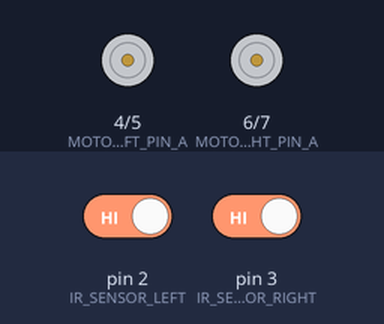
Recording of a sketch running on a simulated Arduino Uno, built with avr-gcc and run on an emulated ATmega328P. Parts: motor-driver pin pairs drawn as motors (green arrow = first pin HIGH = forward, orange = second pin HIGH = backward, longer = more drive, scaled by the enable pin). Inputs (shaded band) come from the test bench; at power-on: pin 2 (IR_SENSOR_LEFT) HIGH, pin 3 (IR_SENSOR_RIGHT) HIGH.

Above: at 1.2 s.
1.3 s: pin 2 (IR_SENSOR_LEFT) driven LOW
At 2.0 s:
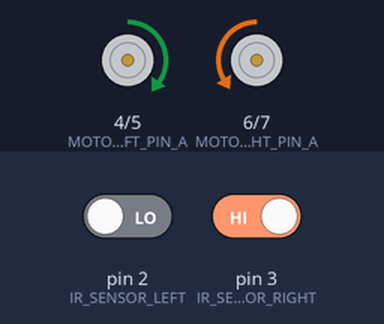
2.8 s: pin 3 (IR_SENSOR_RIGHT) driven LOW
At 4.0 s:
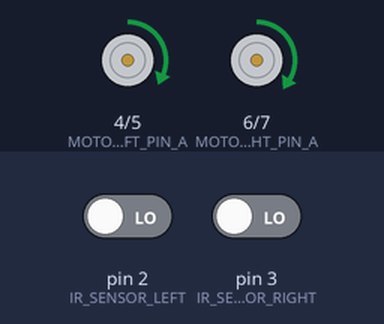
4.3 s: pin 2 (IR_SENSOR_LEFT) driven HIGH
At 4.9 s:
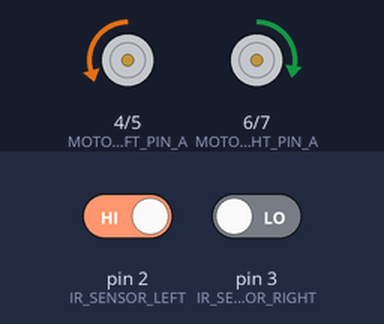
5.8 s: pin 3 (IR_SENSOR_RIGHT) driven HIGH
At 6.4 s:
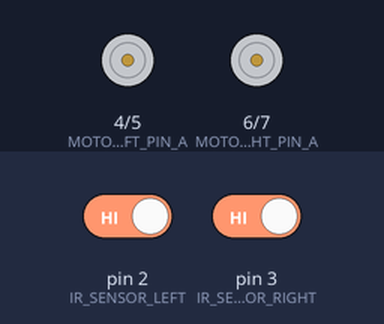
7.3 s: pin 2 (IR_SENSOR_LEFT) driven LOW
At 8.4 s:
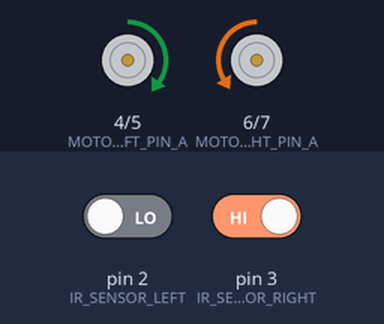
8.8 s: pin 2 (IR_SENSOR_LEFT) driven HIGH
At 9.9 s:
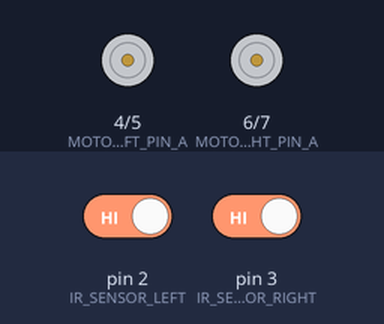
Timing chart, 0 to 11.3 s (numbered marks = the images above; inputs shaded):
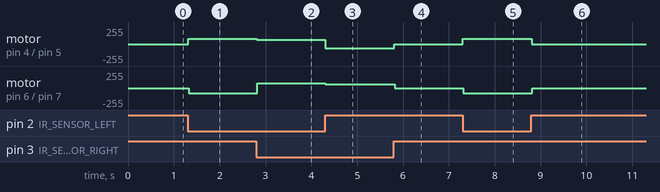

The sketch:

SimpleLineFollower_V2.ino
```cpp
#include "hal.h"

void setup() {
  pinMode(IR_SENSOR_LEFT, INPUT);
  pinMode(IR_SENSOR_RIGHT, INPUT);

  pinMode(MOTOR_LEFT_PIN_A, OUTPUT);
  pinMode(MOTOR_LEFT_PIN_B, OUTPUT);
  pinMode(ENCODE_LEFT_1_PIN, INPUT);
  pinMode(ENCODE_LEFT_2_PIN, INPUT);
  pinMode(MOTOR_LEFT_ENABLE, OUTPUT);

  pinMode(MOTOR_RIGHT_PIN_A, OUTPUT);
  pinMode(MOTOR_RIGHT_PIN_B, OUTPUT);
  pinMode(ENCODE_RIGHT_1_PIN, INPUT);
  pinMode(ENCODE_RIGHT_2_PIN, INPUT);
  pinMode(MOTOR_RIGHT_ENABLE, OUTPUT);

  Serial.begin(9600);
}
void forward() {
  //Moving left motor in forward direction
  digitalWrite(MOTOR_LEFT_PIN_A, HIGH);
  digitalWrite(MOTOR_LEFT_PIN_B, LOW);
  analogWrite(MOTOR_LEFT_ENABLE, MOTOR_SPEED_LEFT);
  delay(DELAY_TIME);

  //Moving right motor in forward direction
  digitalWrite(MOTOR_RIGHT_PIN_A, HIGH);
  digitalWrite(MOTOR_RIGHT_PIN_B, LOW);
  analogWrite(MOTOR_RIGHT_ENABLE, MOTOR_SPEED_RIGHT);
  delay(DELAY_TIME);
}
void left() {
  //Moving leftt motor in forward direction
  digitalWrite(MOTOR_LEFT_PIN_A, HIGH);
  digitalWrite(MOTOR_LEFT_PIN_B, LOW);
  analogWrite(MOTOR_LEFT_ENABLE, MOTOR_SPEED_LEFT + 15);
  delay(DELAY_TIME);

  //Moving right motor in reverse direction
  digitalWrite(MOTOR_RIGHT_PIN_A, LOW);
  digitalWrite(MOTOR_RIGHT_PIN_B, HIGH);
  analogWrite(MOTOR_RIGHT_ENABLE, MOTOR_SPEED_RIGHT);
  delay(DELAY_TIME);
}
void right() {
  //Moving left motor in reverse
  digitalWrite(MOTOR_LEFT_PIN_A, LOW);
  digitalWrite(MOTOR_LEFT_PIN_B, HIGH);
  analogWrite(MOTOR_LEFT_ENABLE, MOTOR_SPEED_LEFT - 5);
  delay(DELAY_TIME);

  //Moving right motor in forward direction
  digitalWrite(MOTOR_RIGHT_PIN_A, HIGH);
  digitalWrite(MOTOR_RIGHT_PIN_B, LOW);
  analogWrite(MOTOR_RIGHT_ENABLE, MOTOR_SPEED_RIGHT - 22);
  delay(DELAY_TIME);
}
void stop() {
  digitalWrite(MOTOR_LEFT_PIN_A, LOW);
  digitalWrite(MOTOR_LEFT_PIN_B, LOW);
  // analogWrite(MOTOR_LEFT_ENABLE, MOTOR_SPEED_LEFT);
  delay(DELAY_TIME);

  //stop right motor
  digitalWrite(MOTOR_RIGHT_PIN_A, LOW);
  digitalWrite(MOTOR_RIGHT_PIN_B, LOW);
  // analogWrite(MOTOR_RIGHT_ENABLE, MOTOR_SPEED_RIGHT);
  delay(DELAY_TIME);
}
void loop() {
  bool IR_LEFT_DATA = digitalRead(IR_SENSOR_LEFT);
  bool IR_RIGHT_DATA = digitalRead(IR_SENSOR_RIGHT);
  if (IR_LEFT_DATA == WHITE and IR_RIGHT_DATA == WHITE) {
    forward();
  }
  else if (IR_LEFT_DATA == WHITE and IR_RIGHT_DATA == BLACK) {
    left();
  }
  else if (IR_LEFT_DATA == BLACK and IR_RIGHT_DATA == WHITE) {
    right();
  }
  else {
    stop();
  }
}
```

hal.h
```cpp
#ifndef _HAL_H
  #define _HAL_H
  #define IR_SENSOR_LEFT 2
  #define IR_SENSOR_RIGHT 3

  #define MOTOR_LEFT_PIN_A 4
  #define MOTOR_LEFT_PIN_B 5
  #define MOTOR_LEFT_ENABLE 9

  #define MOTOR_RIGHT_PIN_A 6
  #define MOTOR_RIGHT_PIN_B 7
  #define MOTOR_RIGHT_ENABLE 10

  #define ENCODE_LEFT_1_PIN A0
  #define ENCODE_LEFT_2_PIN A1

  #define ENCODE_RIGHT_1_PIN A2
  #define ENCODE_RIGHT_2_PIN A3

  #define MOTOR_SPEED_LEFT 65
  #define MOTOR_SPEED_RIGHT 75

  #define WHITE 0
  #define BLACK 1

  #define DELAY_TIME 8
#endif
```

Measured:
- after the input at 1.3 s, motor on pin 4 (MOTOR_LEFT_PIN_A) / pin 5 (MOTOR_LEFT_PIN_B): stopped → forward 80/255 at once; motor on pin 6 (MOTOR_RIGHT_PIN_A) / pin 7 (MOTOR_RIGHT_PIN_B): stopped → backward 75/255 at once
- after the input at 2.8 s, motor on pin 4 (MOTOR_LEFT_PIN_A) / pin 5 (MOTOR_LEFT_PIN_B): forward 80/255 → forward 65/255 at once; motor on pin 6 (MOTOR_RIGHT_PIN_A) / pin 7 (MOTOR_RIGHT_PIN_B): backward 75/255 → forward 75/255 at once
- after the input at 4.3 s, motor on pin 4 (MOTOR_LEFT_PIN_A) / pin 5 (MOTOR_LEFT_PIN_B): forward 65/255 → backward 60/255 at once; motor on pin 6 (MOTOR_RIGHT_PIN_A) / pin 7 (MOTOR_RIGHT_PIN_B): forward 75/255 → forward 53/255 at once
- after the input at 5.8 s, motor on pin 4 (MOTOR_LEFT_PIN_A) / pin 5 (MOTOR_LEFT_PIN_B): backward 60/255 → stopped at once; motor on pin 6 (MOTOR_RIGHT_PIN_A) / pin 7 (MOTOR_RIGHT_PIN_B): forward 53/255 → stopped at once
- after the input at 7.3 s, motor on pin 4 (MOTOR_LEFT_PIN_A) / pin 5 (MOTOR_LEFT_PIN_B): stopped → forward 80/255 at once; motor on pin 6 (MOTOR_RIGHT_PIN_A) / pin 7 (MOTOR_RIGHT_PIN_B): stopped → backward 75/255 at once
- after the input at 8.8 s, motor on pin 4 (MOTOR_LEFT_PIN_A) / pin 5 (MOTOR_LEFT_PIN_B): forward 80/255 → stopped at once; motor on pin 6 (MOTOR_RIGHT_PIN_A) / pin 7 (MOTOR_RIGHT_PIN_B): backward 75/255 → stopped at once
